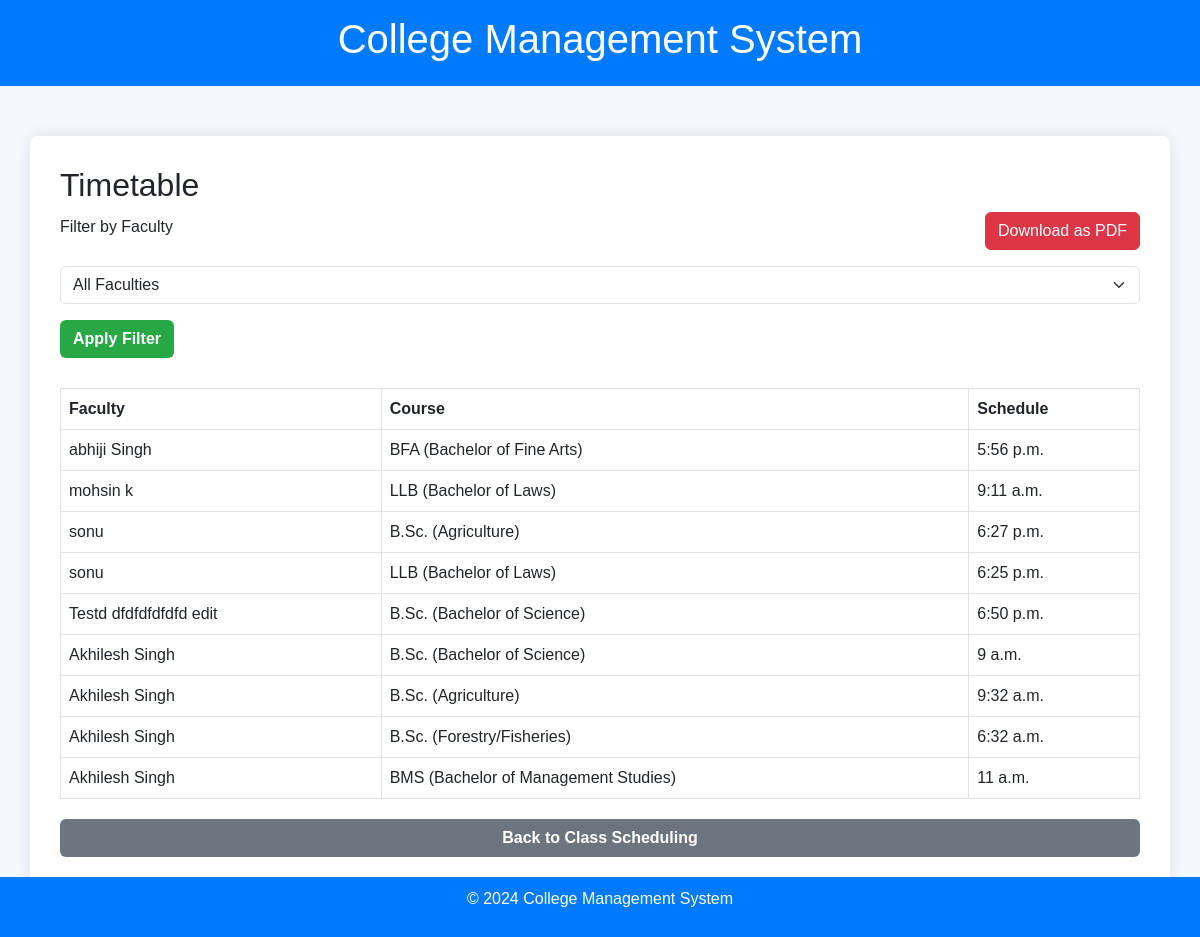
Page /view_timetable/ on the earlier database version.
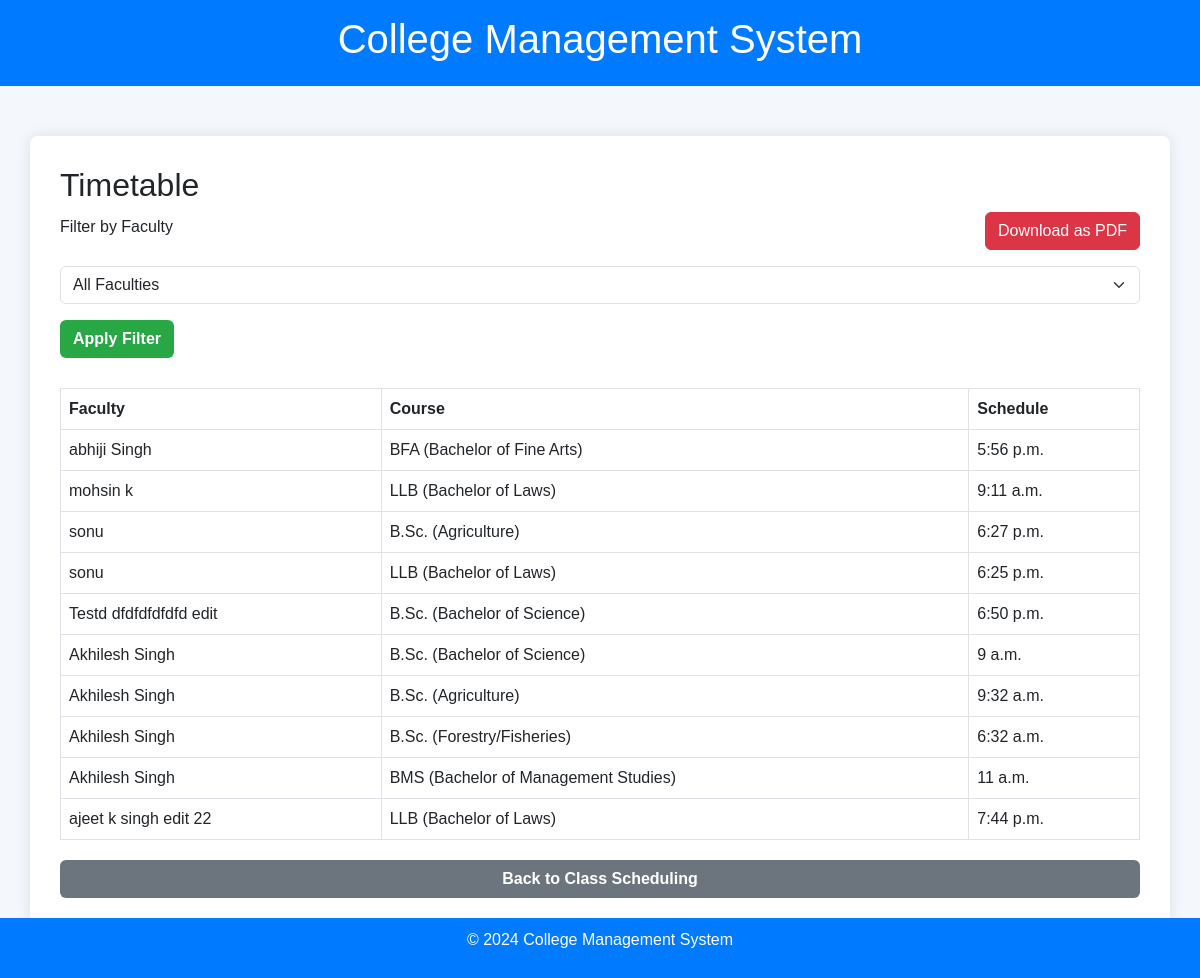
Same page on the later database version.
### core/models.py (models this page shows, shortened)
class Schedule(models.Model):
    faculty = models.ForeignKey(Faculty, on_delete=models.CASCADE)
    course = models.ForeignKey(Course1, on_delete=models.CASCADE)  # Link to Course
    schedule_date = models.DateField(default=datetime.date(2024, 1, 1))
    schedule_time = models.TimeField(default=datetime.time(9, 0))  # Default to 9:00 AM

class Faculty(models.Model):
    name = models.CharField(max_length=100)
    email = models.EmailField(unique=True)
    phone = models.CharField(max_length=15)
    qualification = models.CharField(max_length=200)
    experience = models.PositiveIntegerField(help_text="Experience in years")
    subjects_taught = models.TextField(help_text="List of subjects taught")
    profile_picture = models.ImageField(upload_to='faculty_pictures/', blank=True, null=True)
    avg_rating = models.FloatField(default=0.0)

class Course1(models.Model):
    name = models.CharField(max_length=255)
    description = models.TextField(blank=True, null=True)

### core/views.py (the view, shortened to what this page needs)
# urls.py: path('view_timetable/', views.view_timetable, name='view_timetable'),
def view_timetable(request):
    schedules = Schedule.objects.all()
    faculty_id = request.GET.get('faculty')
    if faculty_id:
        schedules = schedules.filter(faculty_id=faculty_id)
    faculty_members = Faculty.objects.all()
    return render(request, 'faculty/view_timetable.html', {
        'schedules': schedules,
        'faculty_members': faculty_members,
        'selected_faculty_id': faculty_id,  # Pass the selected faculty ID to maintain the filter state
    })

### core/templates/faculty/view_timetable.html (shortened to what this page needs)
<!DOCTYPE html>
<html lang="en">
<head>
    <link href="https://cdn.jsdelivr.net/npm/bootstrap@5.3.0-alpha1/dist/css/bootstrap.min.css" rel="stylesheet">
</head>
<body>
    <header>
        <div class="container">
            <h1>College Management System</h1>
        </div>
    </header>
    <div class="container content-section">
        <div class="form-container">
            <h2>Timetable</h2>
            <form method="GET" action="{% url 'view_timetable' %}">
                 <div class="mb-3 d-flex align-items-center justify-content-between">
        <label for="faculty" class="form-label">Filter by Faculty</label>
        <button type="submit" name="export_pdf" value="1" class="btn btn-danger">Download as PDF</button>
    </div>
                <div class="mb-3">
                    <select id="faculty" name="faculty" class="form-select">
                        <option value="">All Faculties</option>
                    </select>
                </div>
                <button type="submit" class="btn btn-submit">Apply Filter</button>
            </form>
            <div class="table-container">
                <table class="table table-bordered mt-3">
                    <thead>
                        <tr>
                            <th>Faculty</th>
                            <th>Course</th>
                            <th>Schedule</th>
                        </tr>
                    </thead>
                    <tbody>
                        {% for schedule in schedules %}
                        <tr>
                            <td>{{ schedule.faculty.name }}</td>
                            <td>{{ schedule.course.name }}</td>
                            <td>{{ schedule.schedule_time }}</td>
                        </tr>
                        {% empty %}
                        <tr>
                            <td colspan="3">No classes scheduled yet.</td>
                        </tr>
                        {% endfor %}
                    </tbody>
                </table>
            </div>
            <a href="{% url 'class_scheduling' %}" class="btn btn-back">Back to Class Scheduling</a>
        </div>
    </div>
    <footer>
        <p>© 2024 College Management System</p>
    </footer>
</body>
</html>

Differences in the rows shown:
added Schedule: faculty.name "ajeet k singh edit 22", course.name "LLB (Bachelor of Laws)", schedule_time "7:44 p.m."
